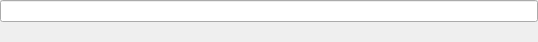
<?xml version="1.0" encoding="UTF-8"?>
<ui version="4.0">
 <class>CongoFormat</class>
 <widget class="QWidget" name="CongoFormat">
  <property name="geometry">
   <rect>
    <x>0</x>
    <y>0</y>
    <width>538</width>
    <height>39</height>
   </rect>
  </property>
  <property name="windowTitle">
   <string>Form</string>
  </property>
  <layout class="QGridLayout" name="gridLayout">
   <property name="margin">
    <number>0</number>
   </property>
   <item row="0" column="0">
    <widget class="QLineEdit" name="edSendText"/>
   </item>
   <item row="1" column="0">
    <widget class="QLabel" name="lblDescription"/>
   </item>
  </layout>
 </widget>
 <resources/>
 <connections/>
</ui>
